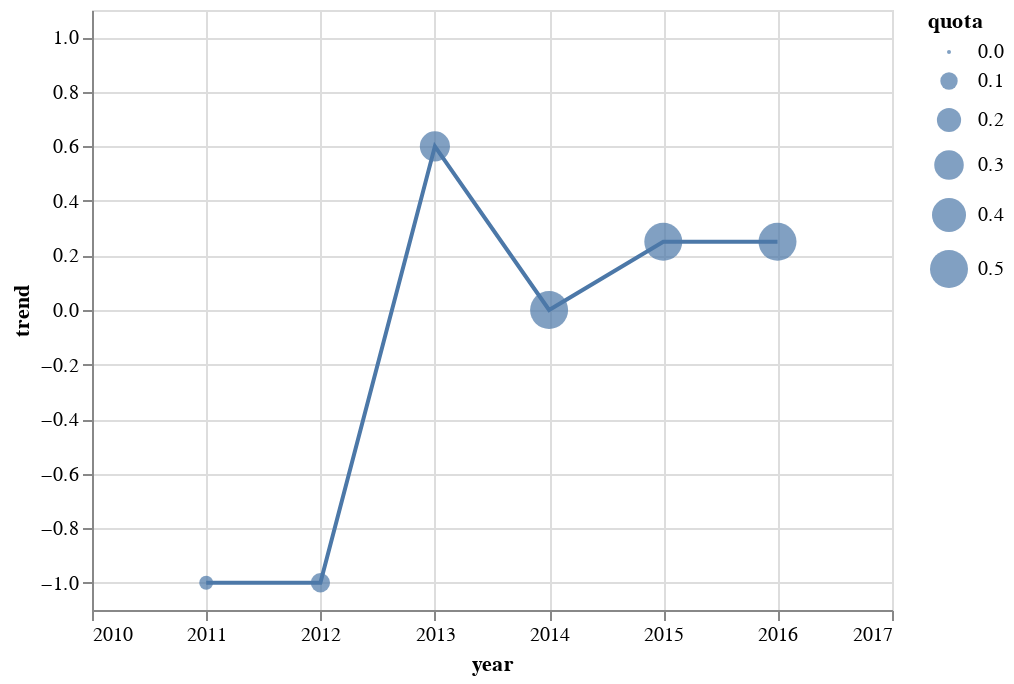

Notebook source saved alongside this figure:
### Code cell
base_chart = alt.Chart(data_full).encode(
    x='year',
    y=alt.Y('trend', scale=alt.Scale(domain=(-1.1, 1.1))),
    tooltip=[col for col in data_full.columns if col not in ['trend', 'quota', 'year']]
)

base_chart.mark_circle().encode(size='quota') + base_chart.mark_line()

### Figure 1 — Vega-Lite specification as saved in the notebook (floating-point values rounded to 4 significant figures)
{"$schema": "https://vega.github.io/schema/vega-lite/v2.4.3.json", "config": {"view": {"height": 300, "width": 400}}, "layer": [{"data": {"values": [{"Anteil Fußgänger an den Verkehrsmitteln in %": null, "Anteil PKW an den Verkehrsmitteln in %": null, "Anteil Radverkehr an den Verkehrsmitteln in %": null, "Anteil zugelassener E-Fahrzeuge in %": null, "Anteil zugelassener Plug-In Hybride am Gesamtbestand in %": null, "Anteil ÖPNV an den Verkehrsmitteln in %": null, "Anzahl Carsharing Fahrzeuge": null, "Anzahl Carsharing Standorte": null, "Anzahl Fahrradunfälle  mit leichtverletzten Personen": null, "Anzahl Fahrradunfälle  mit schwerverletzten Personen": null, "Anzahl der Fahrradunfälle in der Stadt Osnabrück": null, "Anzahl der Personen, die eher unzufrieden und überhaupt nicht zufrieden mit dem öffentlichem Nahverkehr sind": null, "Anzahl der Personen, die sehr und eher zufrieden mit dem öffentlichem Nahverkehr sind": null, "Anzahl der Verkehrsunfälle in der Stadt Osnabrück": 5060, "Beförderte Personen (ÖPNV)": null, "Carsharing Nutzer": null, "Durchschnitt PKW/Haushalt": null, "PKW-Dichte (Pkw/1000EW)": 472, "quota": 0, "trend": null, "year": "2010-01-01"}, {"Anteil Fußgänger an den Verkehrsmitteln in %": null, "Anteil PKW an den Verkehrsmitteln in %": null, "Anteil Radverkehr an den Verkehrsmitteln in %": null, "Anteil zugelassener E-Fahrzeuge in %": null, "Anteil zugelassener Plug-In Hybride am Gesamtbestand in %": null, "Anteil ÖPNV an den Verkehrsmitteln in %": null, "Anzahl Carsharing Fahrzeuge": null, "Anzahl Carsharing Standorte": null, "Anzahl Fahrradunfälle  mit leichtverletzten Personen": null, "Anzahl Fahrradunfälle  mit schwerverletzten Personen": null, "Anzahl der Fahrradunfälle in der Stadt Osnabrück": null, "Anzahl der Personen, die eher unzufrieden und überhaupt nicht zufrieden mit dem öffentlichem Nahverkehr sind": null, "Anzahl der Personen, die sehr und eher zufrieden mit dem öffentlichem Nahverkehr sind": null, "Anzahl der Verkehrsunfälle in der Stadt Osnabrück": 5117, "Beförderte Personen (ÖPNV)": 35596801, "Carsharing Nutzer": null, "Durchschnitt PKW/Haushalt": null, "PKW-Dichte (Pkw/1000EW)": 475, "quota": 0.0625, "trend": -1, "year": "2011-01-01"}, {"Anteil Fußgänger an den Verkehrsmitteln in %": null, "Anteil PKW an den Verkehrsmitteln in %": null, "Anteil Radverkehr an den Verkehrsmitteln in %": null, "Anteil zugelassener E-Fahrzeuge in %": null, "Anteil zugelassener Plug-In Hybride am Gesamtbestand in %": null, "Anteil ÖPNV an den Verkehrsmitteln in %": null, "Anzahl Carsharing Fahrzeuge": 41, "Anzahl Carsharing Standorte": 36, "Anzahl Fahrradunfälle  mit leichtverletzten Personen": null, "Anzahl Fahrradunfälle  mit schwerverletzten Personen": null, "Anzahl der Fahrradunfälle in der Stadt Osnabrück": null, "Anzahl der Personen, die eher unzufrieden und überhaupt nicht zufrieden mit dem öffentlichem Nahverkehr sind": null, "Anzahl der Personen, die sehr und eher zufrieden mit dem öffentlichem Nahverkehr sind": null, "Anzahl der Verkehrsunfälle in der Stadt Osnabrück": 5165, "Beförderte Personen (ÖPNV)": 35438793, "Carsharing Nutzer": 737, "Durchschnitt PKW/Haushalt": null, "PKW-Dichte (Pkw/1000EW)": 479, "quota": 0.125, "trend": -1, "year": "2012-01-01"}, {"Anteil Fußgänger an den Verkehrsmitteln in %": 24, "Anteil PKW an den Verkehrsmitteln in %": 48, "Anteil Radverkehr an den Verkehrsmitteln in %": 20, "Anteil zugelassener E-Fahrzeuge in %": null, "Anteil zugelassener Plug-In Hybride am Gesamtbestand in %": null, "Anteil ÖPNV an den Verkehrsmitteln in %": 8, "Anzahl Carsharing Fahrzeuge": 49, "Anzahl Carsharing Standorte": 42, "Anzahl Fahrradunfälle  mit leichtverletzten Personen": 241, "Anzahl Fahrradunfälle  mit schwerverletzten Personen": 33, "Anzahl der Fahrradunfälle in der Stadt Osnabrück": 390, "Anzahl der Personen, die eher unzufrieden und überhaupt nicht zufrieden mit dem öffentlichem Nahverkehr sind": null, "Anzahl der Personen, die sehr und eher zufrieden mit dem öffentlichem Nahverkehr sind": null, "Anzahl der Verkehrsunfälle in der Stadt Osnabrück": 5331, "Beförderte Personen (ÖPNV)": 35681996, "Carsharing Nutzer": 960, "Durchschnitt PKW/Haushalt": null, "PKW-Dichte (Pkw/1000EW)": 484, "quota": 0.3125, "trend": 0.6, "year": "2013-01-01"}, {"Anteil Fußgänger an den Verkehrsmitteln in %": null, "Anteil PKW an den Verkehrsmitteln in %": null, "Anteil Radverkehr an den Verkehrsmitteln in %": null, "Anteil zugelassener E-Fahrzeuge in %": null, "Anteil zugelassener Plug-In Hybride am Gesamtbestand in %": null, "Anteil ÖPNV an den Verkehrsmitteln in %": null, "Anzahl Carsharing Fahrzeuge": 69, "Anzahl Carsharing Standorte": 44, "Anzahl Fahrradunfälle  mit leichtverletzten Personen": 253, "Anzahl Fahrradunfälle  mit schwerverletzten Personen": 50, "Anzahl der Fahrradunfälle in der Stadt Osnabrück": 431, "Anzahl der Personen, die eher unzufrieden und überhaupt nicht zufrieden mit dem öffentlichem Nahverkehr sind": null, "Anzahl der Personen, die sehr und eher zufrieden mit dem öffentlichem Nahverkehr sind": null, "Anzahl der Verkehrsunfälle in der Stadt Osnabrück": 5268, "Beförderte Personen (ÖPNV)": 35539657, "Carsharing Nutzer": 1436, "Durchschnitt PKW/Haushalt": 0.77, "PKW-Dichte (Pkw/1000EW)": 491, "quota": 0.5, "trend": 0, "year": "2014-01-01"}, {"Anteil Fußgänger an den Verkehrsmitteln in %": null, "Anteil PKW an den Verkehrsmitteln in %": null, "Anteil Radverkehr an den Verkehrsmitteln in %": null, "Anteil zugelassener E-Fahrzeuge in %": null, "Anteil zugelassener Plug-In Hybride am Gesamtbestand in %": null, "Anteil ÖPNV an den Verkehrsmitteln in %": null, "Anzahl Carsharing Fahrzeuge": 86, "Anzahl Carsharing Standorte": 47, "Anzahl Fahrradunfälle  mit leichtverletzten Personen": 259, "Anzahl Fahrradunfälle  mit schwerverletzten Personen": 52, "Anzahl der Fahrradunfälle in der Stadt Osnabrück": 434, "Anzahl der Personen, die eher unzufrieden und überhaupt nicht zufrieden mit dem öffentlichem Nahverkehr sind": 111, "Anzahl der Personen, die sehr und eher zufrieden mit dem öffentlichem Nahverkehr sind": 370, "Anzahl der Verkehrsunfälle in der Stadt Osnabrück": 5217, "Beförderte Personen (ÖPNV)": 36075670, "Carsharing Nutzer": 1860, "Durchschnitt PKW/Haushalt": 0.78, "PKW-Dichte (Pkw/1000EW)": 479, "quota": 0.5, "trend": 0.25, "year": "2015-01-01"}, {"Anteil Fußgänger an den Verkehrsmitteln in %": null, "Anteil PKW an den Verkehrsmitteln in %": null, "Anteil Radverkehr an den Verkehrsmitteln in %": null, "Anteil zugelassener E-Fahrzeuge in %": null, "Anteil zugelassener Plug-In Hybride am Gesamtbestand in %": null, "Anteil ÖPNV an den Verkehrsmitteln in %": null, "Anzahl Carsharing Fahrzeuge": 79, "Anzahl Carsharing Standorte": 50, "Anzahl Fahrradunfälle  mit leichtverletzten Personen": 274, "Anzahl Fahrradunfälle  mit schwerverletzten Personen": 49, "Anzahl der Fahrradunfälle in der Stadt Osnabrück": 443, "Anzahl der Personen, die eher unzufrieden und überhaupt nicht zufrieden mit dem öffentlichem Nahverkehr sind": null, "Anzahl der Personen, die sehr und eher zufrieden mit dem öffentlichem Nahverkehr sind": null, "Anzahl der Verkehrsunfälle in der Stadt Osnabrück": 4904, "Beförderte Personen (ÖPNV)": 36305605, "Carsharing Nutzer": 2409, "Durchschnitt PKW/Haushalt": 0.79, "PKW-Dichte (Pkw/1000EW)": 483, "quota": 0.5, "trend": 0.25, "year": "2016-01-01"}, {"Anteil Fußgänger an den Verkehrsmitteln in %": null, "Anteil PKW an den Verkehrsmitteln in %": null, "Anteil Radverkehr an den Verkehrsmitteln in %": null, "Anteil zugelassener E-Fahrzeuge in %": 0.06, "Anteil zugelassener Plug-In Hybride am Gesamtbestand in %": 0.03, "Anteil ÖPNV an den Verkehrsmitteln in %": null, "Anzahl Carsharing Fahrzeuge": null, "Anzahl Carsharing Standorte": null, "Anzahl Fahrradunfälle  mit leichtverletzten Personen": null, "Anzahl Fahrradunfälle  mit schwerverletzten Personen": null, "Anzahl der Fahrradunfälle in der Stadt Osnabrück": null, "Anzahl der Personen, die eher unzufrieden und überhaupt nicht zufrieden mit dem öffentlichem Nahverkehr sind": null, "Anzahl der Personen, die sehr und eher zufrieden mit dem öffentlichem Nahverkehr sind": null, "Anzahl der Verkehrsunfälle in der Stadt Osnabrück": null, "Beförderte Personen (ÖPNV)": null, "Carsharing Nutzer": null, "Durchschnitt PKW/Haushalt": 0.8, "PKW-Dichte (Pkw/1000EW)": null, "quota": 0, "trend": null, "year": "2017-01-01"}]}, "encoding": {"size": {"field": "quota", "type": "quantitative"}, "tooltip": [{"field": "Anteil Fußgänger an den Verkehrsmitteln in %", "type": "quantitative"}, {"field": "Anteil PKW an den Verkehrsmitteln in %", "type": "quantitative"}, {"field": "Anteil Radverkehr an den Verkehrsmitteln in %", "type": "quantitative"}, {"field": "Anteil zugelassener E-Fahrzeuge in %", "type": "quantitative"}, {"field": "Anteil zugelassener Plug-In Hybride am Gesamtbestand in %", "type": "quantitative"}, {"field": "Anteil ÖPNV an den Verkehrsmitteln in %", "type": "quantitative"}, {"field": "Anzahl Carsharing Fahrzeuge", "type": "quantitative"}, {"field": "Anzahl Carsharing Standorte", "type": "quantitative"}, {"field": "Anzahl Fahrradunfälle  mit leichtverletzten Personen", "type": "quantitative"}, {"field": "Anzahl Fahrradunfälle  mit schwerverletzten Personen", "type": "quantitative"}, {"field": "Anzahl der Fahrradunfälle in der Stadt Osnabrück", "type": "quantitative"}, {"field": "Anzahl der Personen, die eher unzufrieden und überhaupt nicht zufrieden mit dem öffentlichem Nahverkehr sind", "type": "quantitative"}, {"field": "Anzahl der Personen, die sehr und eher zufrieden mit dem öffentlichem Nahverkehr sind", "type": "quantitative"}, {"field": "Anzahl der Verkehrsunfälle in der Stadt Osnabrück", "type": "quantitative"}, {"field": "Beförderte Personen (ÖPNV)", "type": "quantitative"}, {"field": "Carsharing Nutzer", "type": "quantitative"}, {"field": "Durchschnitt PKW/Haushalt", "type": "quantitative"}, {"field": "PKW-Dichte (Pkw/1000EW)", "type": "quantitative"}], "x": {"field": "year", "type": "temporal"}, "y": {"field": "trend", "scale": {"domain": [-1.1, 1.1]}, "type": "quantitative"}}, "mark": "circle"}, {"data": {"values": [{"Anteil Fußgänger an den Verkehrsmitteln in %": null, "Anteil PKW an den Verkehrsmitteln in %": null, "Anteil Radverkehr an den Verkehrsmitteln in %": null, "Anteil zugelassener E-Fahrzeuge in %": null, "Anteil zugelassener Plug-In Hybride am Gesamtbestand in %": null, "Anteil ÖPNV an den Verkehrsmitteln in %": null, "Anzahl Carsharing Fahrzeuge": null, "Anzahl Carsharing Standorte": null, "Anzahl Fahrradunfälle  mit leichtverletzten Personen": null, "Anzahl Fahrradunfälle  mit schwerverletzten Personen": null, "Anzahl der Fahrradunfälle in der Stadt Osnabrück": null, "Anzahl der Personen, die eher unzufrieden und überhaupt nicht zufrieden mit dem öffentlichem Nahverkehr sind": null, "Anzahl der Personen, die sehr und eher zufrieden mit dem öffentlichem Nahverkehr sind": null, "Anzahl der Verkehrsunfälle in der Stadt Osnabrück": 5060, "Beförderte Personen (ÖPNV)": null, "Carsharing Nutzer": null, "Durchschnitt PKW/Haushalt": null, "PKW-Dichte (Pkw/1000EW)": 472, "quota": 0, "trend": null, "year": "2010-01-01"}, {"Anteil Fußgänger an den Verkehrsmitteln in %": null, "Anteil PKW an den Verkehrsmitteln in %": null, "Anteil Radverkehr an den Verkehrsmitteln in %": null, "Anteil zugelassener E-Fahrzeuge in %": null, "Anteil zugelassener Plug-In Hybride am Gesamtbestand in %": null, "Anteil ÖPNV an den Verkehrsmitteln in %": null, "Anzahl Carsharing Fahrzeuge": null, "Anzahl Carsharing Standorte": null, "Anzahl Fahrradunfälle  mit leichtverletzten Personen": null, "Anzahl Fahrradunfälle  mit schwerverletzten Personen": null, "Anzahl der Fahrradunfälle in der Stadt Osnabrück": null, "Anzahl der Personen, die eher unzufrieden und überhaupt nicht zufrieden mit dem öffentlichem Nahverkehr sind": null, "Anzahl der Personen, die sehr und eher zufrieden mit dem öffentlichem Nahverkehr sind": null, "Anzahl der Verkehrsunfälle in der Stadt Osnabrück": 5117, "Beförderte Personen (ÖPNV)": 35596801, "Carsharing Nutzer": null, "Durchschnitt PKW/Haushalt": null, "PKW-Dichte (Pkw/1000EW)": 475, "quota": 0.0625, "trend": -1, "year": "2011-01-01"}, {"Anteil Fußgänger an den Verkehrsmitteln in %": null, "Anteil PKW an den Verkehrsmitteln in %": null, "Anteil Radverkehr an den Verkehrsmitteln in %": null, "Anteil zugelassener E-Fahrzeuge in %": null, "Anteil zugelassener Plug-In Hybride am Gesamtbestand in %": null, "Anteil ÖPNV an den Verkehrsmitteln in %": null, "Anzahl Carsharing Fahrzeuge": 41, "Anzahl Carsharing Standorte": 36, "Anzahl Fahrradunfälle  mit leichtverletzten Personen": null, "Anzahl Fahrradunfälle  mit schwerverletzten Personen": null, "Anzahl der Fahrradunfälle in der Stadt Osnabrück": null, "Anzahl der Personen, die eher unzufrieden und überhaupt nicht zufrieden mit dem öffentlichem Nahverkehr sind": null, "Anzahl der Personen, die sehr und eher zufrieden mit dem öffentlichem Nahverkehr sind": null, "Anzahl der Verkehrsunfälle in der Stadt Osnabrück": 5165, "Beförderte Personen (ÖPNV)": 35438793, "Carsharing Nutzer": 737, "Durchschnitt PKW/Haushalt": null, "PKW-Dichte (Pkw/1000EW)": 479, "quota": 0.125, "trend": -1, "year": "2012-01-01"}, {"Anteil Fußgänger an den Verkehrsmitteln in %": 24, "Anteil PKW an den Verkehrsmitteln in %": 48, "Anteil Radverkehr an den Verkehrsmitteln in %": 20, "Anteil zugelassener E-Fahrzeuge in %": null, "Anteil zugelassener Plug-In Hybride am Gesamtbestand in %": null, "Anteil ÖPNV an den Verkehrsmitteln in %": 8, "Anzahl Carsharing Fahrzeuge": 49, "Anzahl Carsharing Standorte": 42, "Anzahl Fahrradunfälle  mit leichtverletzten Personen": 241, "Anzahl Fahrradunfälle  mit schwerverletzten Personen": 33, "Anzahl der Fahrradunfälle in der Stadt Osnabrück": 390, "Anzahl der Personen, die eher unzufrieden und überhaupt nicht zufrieden mit dem öffentlichem Nahverkehr sind": null, "Anzahl der Personen, die sehr und eher zufrieden mit dem öffentlichem Nahverkehr sind": null, "Anzahl der Verkehrsunfälle in der Stadt Osnabrück": 5331, "Beförderte Personen (ÖPNV)": 35681996, "Carsharing Nutzer": 960, "Durchschnitt PKW/Haushalt": null, "PKW-Dichte (Pkw/1000EW)": 484, "quota": 0.3125, "trend": 0.6, "year": "2013-01-01"}, {"Anteil Fußgänger an den Verkehrsmitteln in %": null, "Anteil PKW an den Verkehrsmitteln in %": null, "Anteil Radverkehr an den Verkehrsmitteln in %": null, "Anteil zugelassener E-Fahrzeuge in %": null, "Anteil zugelassener Plug-In Hybride am Gesamtbestand in %": null, "Anteil ÖPNV an den Verkehrsmitteln in %": null, "Anzahl Carsharing Fahrzeuge": 69, "Anzahl Carsharing Standorte": 44, "Anzahl Fahrradunfälle  mit leichtverletzten Personen": 253, "Anzahl Fahrradunfälle  mit schwerverletzten Personen": 50, "Anzahl der Fahrradunfälle in der Stadt Osnabrück": 431, "Anzahl der Personen, die eher unzufrieden und überhaupt nicht zufrieden mit dem öffentlichem Nahverkehr sind": null, "Anzahl der Personen, die sehr und eher zufrieden mit dem öffentlichem Nahverkehr sind": null, "Anzahl der Verkehrsunfälle in der Stadt Osnabrück": 5268, "Beförderte Personen (ÖPNV)": 35539657, "Carsharing Nutzer": 1436, "Durchschnitt PKW/Haushalt": 0.77, "PKW-Dichte (Pkw/1000EW)": 491, "quota": 0.5, "trend": 0, "year": "2014-01-01"}, {"Anteil Fußgänger an den Verkehrsmitteln in %": null, "Anteil PKW an den Verkehrsmitteln in %": null, "Anteil Radverkehr an den Verkehrsmitteln in %": null, "Anteil zugelassener E-Fahrzeuge in %": null, "Anteil zugelassener Plug-In Hybride am Gesamtbestand in %": null, "Anteil ÖPNV an den Verkehrsmitteln in %": null, "Anzahl Carsharing Fahrzeuge": 86, "Anzahl Carsharing Standorte": 47, "Anzahl Fahrradunfälle  mit leichtverletzten Personen": 259, "Anzahl Fahrradunfälle  mit schwerverletzten Personen": 52, "Anzahl der Fahrradunfälle in der Stadt Osnabrück": 434, "Anzahl der Personen, die eher unzufrieden und überhaupt nicht zufrieden mit dem öffentlichem Nahverkehr sind": 111, "Anzahl der Personen, die sehr und eher zufrieden mit dem öffentlichem Nahverkehr sind": 370, "Anzahl der Verkehrsunfälle in der Stadt Osnabrück": 5217, "Beförderte Personen (ÖPNV)": 36075670, "Carsharing Nutzer": 1860, "Durchschnitt PKW/Haushalt": 0.78, "PKW-Dichte (Pkw/1000EW)": 479, "quota": 0.5, "trend": 0.25, "year": "2015-01-01"}, {"Anteil Fußgänger an den Verkehrsmitteln in %": null, "Anteil PKW an den Verkehrsmitteln in %": null, "Anteil Radverkehr an den Verkehrsmitteln in %": null, "Anteil zugelassener E-Fahrzeuge in %": null, "Anteil zugelassener Plug-In Hybride am Gesamtbestand in %": null, "Anteil ÖPNV an den Verkehrsmitteln in %": null, "Anzahl Carsharing Fahrzeuge": 79, "Anzahl Carsharing Standorte": 50, "Anzahl Fahrradunfälle  mit leichtverletzten Personen": 274, "Anzahl Fahrradunfälle  mit schwerverletzten Personen": 49, "Anzahl der Fahrradunfälle in der Stadt Osnabrück": 443, "Anzahl der Personen, die eher unzufrieden und überhaupt nicht zufrieden mit dem öffentlichem Nahverkehr sind": null, "Anzahl der Personen, die sehr und eher zufrieden mit dem öffentlichem Nahverkehr sind": null, "Anzahl der Verkehrsunfälle in der Stadt Osnabrück": 4904, "Beförderte Personen (ÖPNV)": 36305605, "Carsharing Nutzer": 2409, "Durchschnitt PKW/Haushalt": 0.79, "PKW-Dichte (Pkw/1000EW)": 483, "quota": 0.5, "trend": 0.25, "year": "2016-01-01"}, {"Anteil Fußgänger an den Verkehrsmitteln in %": null, "Anteil PKW an den Verkehrsmitteln in %": null, "Anteil Radverkehr an den Verkehrsmitteln in %": null, "Anteil zugelassener E-Fahrzeuge in %": 0.06, "Anteil zugelassener Plug-In Hybride am Gesamtbestand in %": 0.03, "Anteil ÖPNV an den Verkehrsmitteln in %": null, "Anzahl Carsharing Fahrzeuge": null, "Anzahl Carsharing Standorte": null, "Anzahl Fahrradunfälle  mit leichtverletzten Personen": null, "Anzahl Fahrradunfälle  mit schwerverletzten Personen": null, "Anzahl der Fahrradunfälle in der Stadt Osnabrück": null, "Anzahl der Personen, die eher unzufrieden und überhaupt nicht zufrieden mit dem öffentlichem Nahverkehr sind": null, "Anzahl der Personen, die sehr und eher zufrieden mit dem öffentlichem Nahverkehr sind": null, "Anzahl der Verkehrsunfälle in der Stadt Osnabrück": null, "Beförderte Personen (ÖPNV)": null, "Carsharing Nutzer": null, "Durchschnitt PKW/Haushalt": 0.8, "PKW-Dichte (Pkw/1000EW)": null, "quota": 0, "trend": null, "year": "2017-01-01"}]}, "encoding": {"tooltip": [{"field": "Anteil Fußgänger an den Verkehrsmitteln in %", "type": "quantitative"}, {"field": "Anteil PKW an den Verkehrsmitteln in %", "type": "quantitative"}, {"field": "Anteil Radverkehr an den Verkehrsmitteln in %", "type": "quantitative"}, {"field": "Anteil zugelassener E-Fahrzeuge in %", "type": "quantitative"}, {"field": "Anteil zugelassener Plug-In Hybride am Gesamtbestand in %", "type": "quantitative"}, {"field": "Anteil ÖPNV an den Verkehrsmitteln in %", "type": "quantitative"}, {"field": "Anzahl Carsharing Fahrzeuge", "type": "quantitative"}, {"field": "Anzahl Carsharing Standorte", "type": "quantitative"}, {"field": "Anzahl Fahrradunfälle  mit leichtverletzten Personen", "type": "quantitative"}, {"field": "Anzahl Fahrradunfälle  mit schwerverletzten Personen", "type": "quantitative"}, {"field": "Anzahl der Fahrradunfälle in der Stadt Osnabrück", "type": "quantitative"}, {"field": "Anzahl der Personen, die eher unzufrieden und überhaupt nicht zufrieden mit dem öffentlichem Nahverkehr sind", "type": "quantitative"}, {"field": "Anzahl der Personen, die sehr und eher zufrieden mit dem öffentlichem Nahverkehr sind", "type": "quantitative"}, {"field": "Anzahl der Verkehrsunfälle in der Stadt Osnabrück", "type": "quantitative"}, {"field": "Beförderte Personen (ÖPNV)", "type": "quantitative"}, {"field": "Carsharing Nutzer", "type": "quantitative"}, {"field": "Durchschnitt PKW/Haushalt", "type": "quantitative"}, {"field": "PKW-Dichte (Pkw/1000EW)", "type": "quantitative"}], "x": {"field": "year", "type": "temporal"}, "y": {"field": "trend", "scale": {"domain": [-1.1, 1.1]}, "type": "quantitative"}}, "mark": "line"}]}
